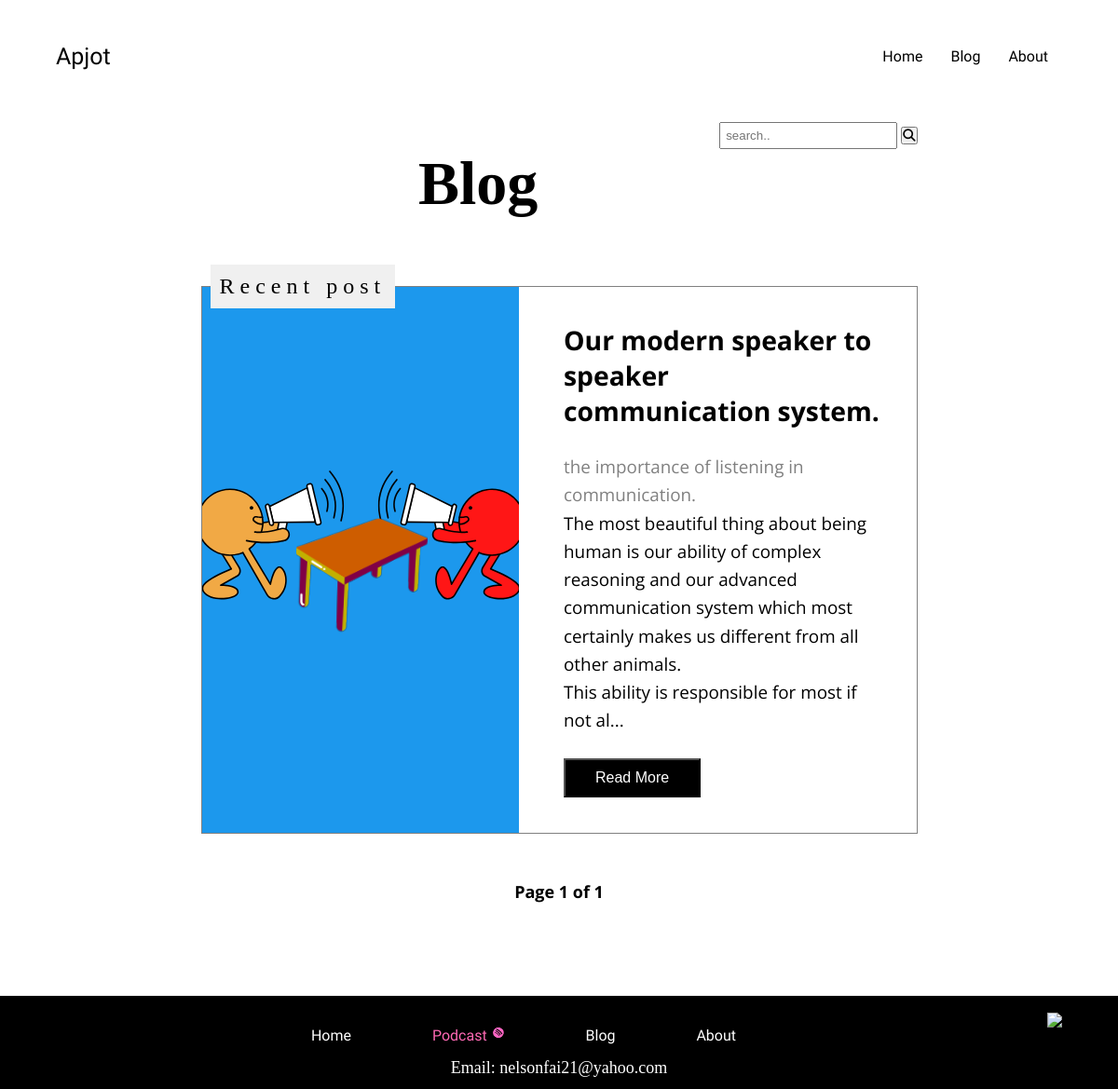
Screenshot of /blog/ with the database file from the repository.
### blog/models.py (models this page shows, shortened)
class Articles (models.Model):
    title = models.CharField( max_length=100)
    body = RichTextField( blank=True, null=True)
    slug = models.SlugField()
    date =models.DateTimeField(auto_now_add=True)
    image = models.FileField()
    likes =models.ManyToManyField(User, default=None,blank=True, related_name='liked')
    tagline=models.CharField(max_length=100 ,blank=True,default=True)
    views = models.IntegerField(default=0)
    applaud = models.IntegerField(default=0)
    publish=models.BooleanField(default=False)
    def snippet(self):
        return self.body[:240] + "..."

### blog/views.py (the view)
# urls.py: path('',views.bloghome, name="blogHome"),
def bloghome(request):
       articles=data()
       p=Paginator(articles,per_page=5)
       page=request.GET.get('page')
       paginated_article=p.get_page(page)
       return render(request, 'blog/index.html',{'paginated_article':paginated_article})

### blog/views.py (called while the page is built)
def data():
    global articles_list
    articles_list=Articles.objects.filter(publish=True).order_by('-date')
    return articles_list

### blog/templates/blog/index.html (shortened to what this page needs)
{% extends 'main/base_layout.html' %}
{% block content %}
<div class="blogcontainer">
    <form class="search" action="{% url 'search' %}" method="post">
        <input type="text" placeholder="search.." name="search_input" ">
        <button type="submit"><i class="fa fa-search"></i></button>
      </form>
<h1 class="page_title">Blog</h1>
<p class="recentPost">Recent post</p>
<article>
    {% for article in paginated_article %}
        <div class="article">
            <div class="article_image"  style=" background: url('{{article.image.url}}');background-position:center;
            background-size:cover; background-repeat: no-repeat;">
            </div>
            <div class="article_element" >
                <h2><a href="{% url 'details' courseid=article.slug %}" > {{article.title}}</a></h2><br>
                <p style="color: grey;"> {{ article.tagline }} </p>
                <p> {{ article.snippet|safe}}  </p>
                <br>
                <a href="{% url 'details' courseid=article.slug %}"> <button id="readmore">Read More</button> </a> <br>
            </div>
        </div>
    {% endfor %}
</article>
<div class="paginationNav">
            <p style="text-align:center;"> Page  {{paginated_article.number}} of  {{ paginated_article.paginator.num_pages }} </p>
</div>
</div>
{% endblock %}

### static/css/main.css (style rules this page uses)
* { margin:0; padding:0 }
a,#logoutBtn { text-decoration: none; color:black; }
.paginationNav { margin-block: 50px; font-size: large; font-family: 'Open Sans',sans-serif; font-weight: bold; }

### blog/templates/blog/index.html (style rules this page uses)
.blogcontainer { width:90%; max-width: 769px; margin:auto ; position: relative; }
.page_title { text-align: center; padding: 5%; margin-bottom: 10px; font-size: calc(30px + 3vw); }
article { padding-top: 3%; }
.article { margin:auto; display: flex; justify-content: space-between; border: 1px solid grey; font-family: 'Open Sans', sans-serif; font-size: 1.18rem; }
.article p { line-height: 1.6em; }
.article_element { width:50%; margin-left:10px; padding:5% }
.article_image { width:50%; }
.recentPost { font-size:1.5em; padding:10px; text-align: center; letter-spacing: 6px; position: absolute; z-index: 2; background-color: #f0f0f0; margin-left: 10px; }
button#readmore { background-color: black; color: white; padding:0.6em 2em; text-align: center; text-decoration: none; display: inline-block; font-size: 1rem; transition-duration: 0.4s; cursor: pointer; }
.search { float:right; margin-top:10px }
.search input { padding: 5px; }

### rows the page displays
Articles: image (picture), title "Our modern speaker to speaker communication system.", tagline "the importance of listening in communication.", snippet "The most beautiful thing about being human is our ability of complex reasoning and our advanced communication system which most certainly makes us different from all other animals. This ability is responsible for most if not al..."

### other values shown
{{ paginated_article.number }} "1"
{{ paginated_article.paginator.num_pages }} "1"
